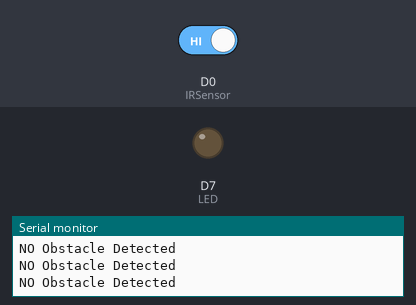
Recording of a sketch running on a simulated ESP8266 (NodeMCU). Shown: output pins drawn as LEDs (lit = HIGH), the last lines printed to the serial monitor. The inputs (shaded band) are chosen by the test bench; at power-on: D0 (IRSensor) HIGH.

Above: at 1.2 s.
1.3 s: D0 (IRSensor) driven LOW
At 2.6 s:
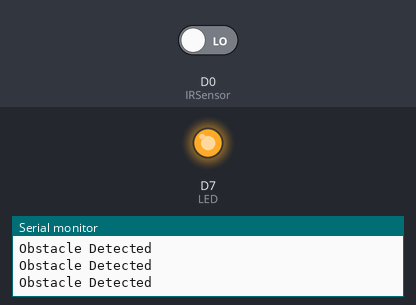
2.9 s: D0 (IRSensor) driven HIGH
At 3.9 s:
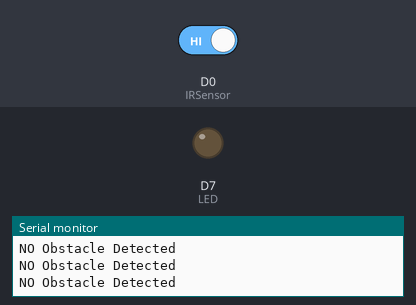
Timing chart, 0 to 5.9 s (numbered marks = the images above; inputs shaded):
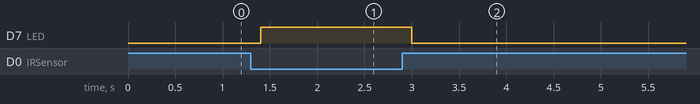

The sketch:

IR_OBSTACLE_DETECTION.ino
```cpp
#define IRSensor D0  // IR sensor output pin
#define LED D7       // LED or Buzzer pin


void setup() {
  // put your setup code here, to run once:

  Serial.begin(9600);
  Serial.println("Serial Working");   // check if serial monitor is working

  // Set PinMode
  pinMode(IRSensor, INPUT);
  pinMode(LED, OUTPUT);

}

void loop() {
  // put your main code here, to run repeatedly:

  int sensorStatus = digitalRead(IRSensor);

  /*
  IR sensor output is often inverted

  Many IR obstacle avoidance sensors give:

  LOW (0) when obstacle is detected

  HIGH (1) when no obstacle is detected
  */

  if (sensorStatus == LOW) { // change this to high if it shows no obstacle
    digitalWrite(LED, HIGH);
    Serial.println("Obstacle Detected");
  }
  else {
    digitalWrite(LED, LOW);
    Serial.println("NO Obstacle Detected");
  }
  delay(200);
}
```

Measured:
- after the input at 1.3 s, D7 (LED): LOW → HIGH after 0.10 s
- after the input at 2.9 s, D7 (LED): HIGH → LOW after 0.10 s
